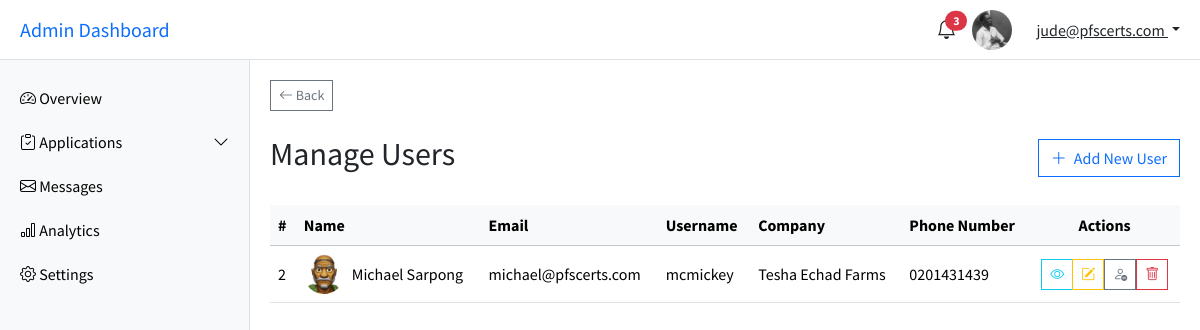
/dashboard/admin/users/manage (signed in), run on the app's committed database.
### account/models.py (models this page shows, shortened)
class CustomUser(AbstractUser):
    email = models.EmailField(unique=True,)
    username = models.CharField(max_length=100)
    first_name = models.CharField(max_length=50, verbose_name='First Name')
    last_name = models.CharField(max_length=50, blank=True, verbose_name='Last Name')
    business_name = models.CharField(max_length=250, verbose_name='Business/Company Name')
    phone_number = models.CharField(max_length=30, verbose_name='Phone Number')
    whatsapp_number = models.CharField(max_length=30, verbose_name='Whatsapp Number')
    instagram_handle = models.CharField(max_length=30, blank=True, verbose_name='Instagram Handle')
    facebook_handle = models.CharField(max_length=30, blank=True, verbose_name='Facebook Profile')
    profile_photo = models.ImageField(upload_to='users/profile_photos/', null=True, blank=True, verbose_name='Profile Photo')
    bio = models.TextField(blank=True, verbose_name='Bio')
    x_handle = models.CharField(max_length=30, blank=True, verbose_name='X (Formerly Twitter) Handle')
    linkedin_handle = models.CharField(max_length=30, blank=True, verbose_name='LinkedIn Profile')
    USERNAME_FIELD = 'email'
    REQUIRED_FIELDS = ['username']

### main/views.py (the view)
# urls.py: path('dashboard/admin/users/manage', manage_users, name='manage-users'),
@user_passes_test(lambda u: u.is_staff or u.is_superuser)
def manage_users(request):
    users = CustomUser.objects.all()
    context = {
        'users': users,
    }
    return render(request, 'main/manage_users.html', context)

### main/templates/main/manage_users.html (shortened to what this page needs)
{% extends "main/admin-base.html" %}
{% block content %}
<main class="main-content">
  <div class="mb-4 text-start">
      <a href="{% url "admin-settings" %}" class="btn btn-sm btn-outline-secondary">
          <i class="bi bi-arrow-left"></i> Back
      </a>
  </div>
        <div class="d-flex justify-content-between align-items-center mb-4">
            <h2>Manage Users</h2>
            <button class="btn btn-outline-primary" data-bs-toggle="modal" data-bs-target="#addUserModal">
            <i class="bi bi-plus-lg me-1"></i> Add New User
            </button>
        </div>
        <div class="table-responsive">
            <table class="table mb-0 align-middle">
                <thead class="table-light">
                <tr>
                    <th>#</th>
                    <th>Name</th>
                    <th>Email</th>
                    <th>Username</th>
                    <th>Company</th>
                    <th>Phone Number</th>
                    <th class="text-center">Actions</th>
                </tr>
                </thead>
                <tbody>
                {% for user in users %}
                {% if not user.is_superuser %}
                <tr>
                    <td>{{ forloop.counter }}</td>
                    <td>
                        <div class="d-flex align-items-center">
                            <img src="{% if user.profile_photo %}{{ user.profile_photo.url }}{% else %}https://ui-avatars.com/api/?name={{ user.first_name }}+{{ user.last_name }}&background=0D8ABC&color=fff&size=40{% endif %}"
                                alt="Profile" class="rounded-circle me-2"
                                style="width: 40px; height: 40px; object-fit: cover;">
                            <span>{{ user.first_name }} {{ user.last_name }}</span>
                        </div>
                    </td>
                    <td>{{ user.email }}</td>
                    <td>{{ user.username|default:"---" }}</td>
                    <td>{{ user.business_name|default:"---" }}</td>
                    <td>{{ user.phone_number|default:"---" }}</td>
                    <td class="text-center">
                    <div class="btn-group">
                        <button class="btn btn-outline-info btn-sm" data-bs-toggle="modal" data-bs-target="#viewUserModal{{ user.id }}" data-bs-toggle="tooltip" title="View">
                        <i class="bi bi-eye"></i>
                        </button>
                        <a href="{% url 'edit-user' user.id %}" class="btn btn-outline-warning btn-sm" data-bs-toggle="tooltip" title="Edit">
                            <i class="bi bi-pencil-square"></i>
                        </a>
                        <form action="{% url 'toggle-user-active' user.id %}" method="POST" style="display:inline;">
                            <button type="submit"
                                    class="btn btn-outline-secondary btn-sm"
                                    data-bs-toggle="tooltip"
                                    title="{% if user.is_active %}Deactivate{% else %}Activate{% endif %}">
                            <i class="bi {% if user.is_active %}bi-person-dash{% else %}bi-person-check{% endif %}"></i>
                            </button>
                        </form>
                        <form action="{% url 'delete-user' user.id %}" method="POST" style="display:inline;">
                        <button type="submit" class="btn btn-outline-danger btn-sm" data-bs-toggle="tooltip" title="Delete" onclick="return confirm('Are you sure you want to delete this user?');">
                        <i class="bi bi-trash"></i>
                        </button>
                        </form>
                    </div>
                    </td>
                </tr>
                {% endif %}
                {% endfor %}
                </tbody>
            </table>
        </div>
</main>
{% endblock %}

### main/templates/main/admin-base.html (shortened to what this page needs)
<!DOCTYPE html>
{% load static %}
<html lang="en">
<head>
  <link href="https://cdn.jsdelivr.net/npm/bootstrap@5.3.3/dist/css/bootstrap.min.css" rel="stylesheet">
  <link href="https://cdn.jsdelivr.net/npm/bootstrap-icons@1.10.5/font/bootstrap-icons.css" rel="stylesheet">
</head>
<body>
<header class="topbar">
  <h5 class="m-0 d-none d-lg-block">
    <a href="{% url 'admin-dashboard' %}" class="text-decoration-none">Admin Dashboard</a>
  </h5>
  <div class="d-flex align-items-center gap-3 ms-auto">
    <div class="dropdown">
      <a href="#" class="text-dark position-relative" id="notifDropdown" data-bs-toggle="dropdown" aria-expanded="false">
        <i class="bi bi-bell fs-5"></i>
        <span class="position-absolute top-0 start-100 translate-middle badge rounded-pill bg-danger">3</span>
      </a>
    </div>
    <img src="{% if user.profile_photo %}{{ user.profile_photo.url }}{% else %}https://ui-avatars.com/api/?name={{ user.first_name }}+{{ user.last_name }}&background=0D8ABC&color=fff&size=40{% endif %}" alt="Profile" class="rounded-circle me-2" style="width: 40px; height: 40px; object-fit: cover;">
    <div class="dropdown">
      <a class="dropdown-toggle text-dark" href="#" id="userDropdown" data-bs-toggle="dropdown" aria-expanded="false">
        {{ request.user.email }}
      </a>
    </div>
  </div>
</header>
<nav class="sidebar" id="sidebar">
  <a href="{% url "admin-dashboard" %}"><i class="bi bi-speedometer2"></i> Overview</a>
  <a data-bs-toggle="collapse" href="#servicesMenu" role="button" aria-expanded="false" aria-controls="servicesMenu">
    <i class="bi bi-clipboard-check"></i> Applications
    <i class="bi bi-chevron-down float-end"></i>
  </a>
  <a href="#"><i class="bi bi-envelope"></i> Messages</a>
  <a href="#"><i class="bi bi-bar-chart"></i> Analytics</a>
  <a href="{% url "admin-settings" %}"><i class="bi bi-gear"></i> Settings</a>
</nav>
{% block content %}{% endblock content %}
</body>
</html>

### main/templates/main/admin-base.html (style rules this page uses)
body { font-family: 'Source Sans Pro', sans-serif; }
.sidebar { position: fixed; top: 60px; left: 0; height: 100vh; overflow-y: auto; width: 250px; background: #f8f9fa; border-right: 1px solid #dee2e6; padding-top: 1rem; transition: transform 0.3s ease; }
.sidebar a { padding: 10px 20px; display: block; color: #000; text-decoration: none; }
.main-content { margin-left: 250px; padding: 80px 20px 20px; transition: margin-left 0.3s; }
.topbar { position: fixed; top: 0; left: 0; right: 0; height: 60px; background-color: #fff; border-bottom: 1px solid #dee2e6; display: flex; align-items: center; justify-content: space-between; padding: 0 20px; z-index: 1030; }
.btn, .card { border-radius: 0 !important; box-shadow: none !important; transition: background-color 0.3s, color 0.3s; }

### data on the page
CustomUser: profile_photo (picture), user.email "jude@pfscerts.com"
CustomUser: profile_photo (picture), first_name "Michael", last_name "Sarpong", email "michael@pfscerts.com", username "mcmickey", business_name "Tesha Echad Farms", phone_number "0201431439", is_active True (drawn)
